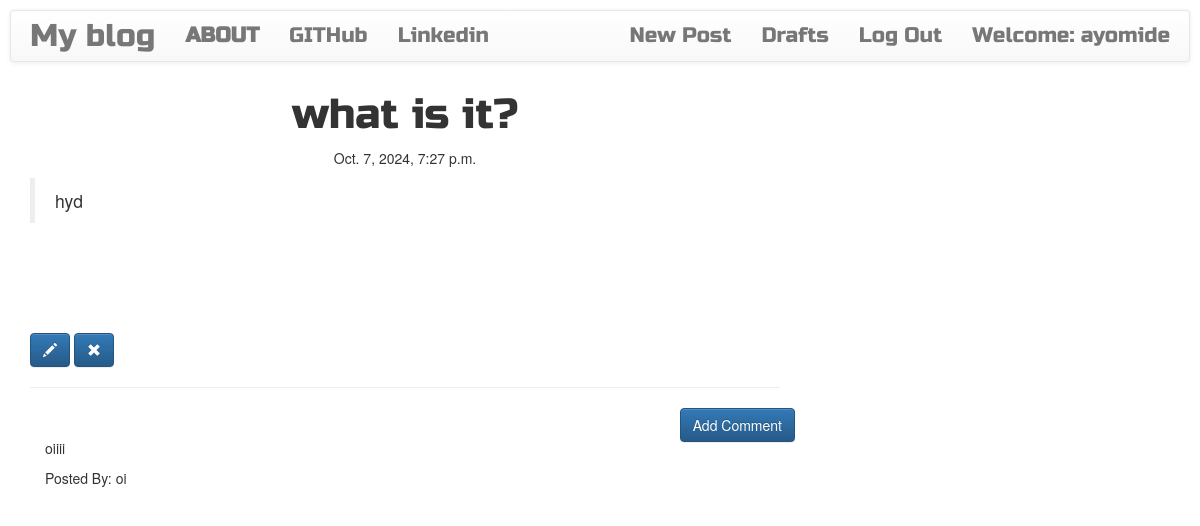
The app's page /post/9 (signed in) with its own data.
### blog/models.py (models this page shows, shortened)
class Post(models.Model):
    author = models.ForeignKey('auth.User',on_delete=models.CASCADE)
    title = models.CharField(max_length=200)
    text = models.TextField()
    created_date = models.DateTimeField(default=timezone.now)
    published_date = models.DateTimeField(blank=True,null=True)

class Comment(models.Model):
        post = models.ForeignKey('blog.Post',related_name='comments',on_delete=models.CASCADE)
        author = models.CharField(max_length=200)
        text = models.TextField()
        created_date = models.DateTimeField(default=timezone.now())
        approved_comment = models.BooleanField(default=False)

### blog/views.py (the view)
# urls.py: path('post/<int:pk>', views.PostDetailView.as_view(),name = 'post_detail'),
class PostDetailView(DetailView):
    model = Post

### blog/templates/blog/post_detail.html (shortened to what this page needs)
{% extends 'blog/base.html' %}
{% block content %}
<h1 class="posttitle loader">{{ post.title }}</h1>
{% if post.published_date %}
  <div class="date postdate">
    {{ post.published_date }}
  </div>
{% else %}
  <a class="btn btn-default" href="{% url 'post_publish' pk=post.pk %}">Publish</a>
{% endif %}
<p class='postcontent'>{{ post.text|safe|linebreaksbr}}</p>
{% if user.is_authenticated %}
<a class="btn btn-primary" href="{% url 'post_edit' pk=post.pk %}"><span class="glyphicon glyphicon-pencil"></span></a>
<a class="btn btn-primary" href="{% url 'post_remove' pk=post.pk %}"><span class="glyphicon glyphicon-remove"></span></a>
{% endif %}
<hr>
<a class="btn btn-primary btn-comment" href="{% url 'add_comment_to_post' pk=post.pk %}">Add Comment</a>
<div class="container">
   {% for comment in post.comments.all %}
   <br>
     {% if user.is_authenticated or comment.approved_comment %}
       <p>{{comment.text|safe|linebreaks}}</p>
       <p>Posted By: {{comment.author}}</p>
     {% endif %}
   {% empty %}
     <p><b><em>No Comments!</em></b></p>
   {% endfor %}
</div>
{% endblock %}

### blog/templates/blog/base.html (shortened to what this page needs)
<!DOCTYPE html>
{% load static %}
<html lang="en" dir="ltr">
  <head>
    <link rel="stylesheet" href="https://cdn.jsdelivr.net/npm/bootstrap@3.4.1/dist/css/bootstrap.min.css">
    <link rel="stylesheet" href="https://cdn.jsdelivr.net/npm/bootstrap@3.4.1/dist/css/bootstrap-theme.min.css">
    <link rel="stylesheet" href="//cdn.jsdelivr.net/npm/medium-editor@latest/dist/css/medium-editor.min.css" type="text/css" media="screen" charset="utf-8">
    <link rel="stylesheet" href="{% static 'css/blog.css' %}">
  </head>
  <body class="loader">
    <nav class="navbar navbar-default techfont custom-navbar">
      <div class="container">
        <ul class="nav navbar-nav">
          <li><a class="navbar-brand bigbrand" href="{% url 'post_list' %}">My blog</a></li>
          <li><a href="{% url 'about' %}"><strong>ABOUT</strong></a></li>
          <li><a href="https://www.github.com">GITHub</a></li>
          <li><a href="https://www.linkedin.com">Linkedin</a></li>
        </ul>
        <ul class="nav navbar-nav navbar-right">
          {% if user.is_authenticated %}
          <li><a href="{% url 'post_new' %}">New Post</a></li>
          <li><a href="{% url 'post_draft_list' %}">Drafts</a></li>
          <li><a href="{% url 'logout' %}">Log Out</a></li>
          <li><a>Welcome: {{ user.username }}</a></li>
          {% else %}
          <li><a class="nav navbar-right" href="{% url 'login' %}"><span class="glyphicon glyphicon-user"></span></a></li>
          {% endif %}
        </ul>
      </div>
    </nav>
    <div class="content container">
      <div class="row">
        <div class="col-md-8">
          <div class="blog_posts">
            {% block content %}
            {% endblock %}
          </div>
        </div>
      </div>
    </div>
  </body>
</html>

### static/css/blog.css (style rules this page uses)
.techfont { font-family: 'Russo One', sans-serif; font-size: 1.5em; margin: 10px; }
.bigbrand { font-size: 1.5em; }
.postdate { text-align: center; }
.posttitle { font-family: 'Russo One', sans-serif; font-size:3em; text-align: center; }
.postcontent { font-family: 'Montserrat'; font-size: 1.5em }
.btn-comment { position: absolute; right: 0px; }
.loader { filter:hue-rotate(0deg); color:linear-gradient(45deg,#0f8,#08f); animation:hue 10000ms infinite linear; }

### records on screen
Post: title "what is it?", published_date "Oct. 7, 2024, 7:27 p.m.", text "hyd"
Comment: text "oiiii", author "oi"

### other values on screen
{{ user.username }} "ayomide"
